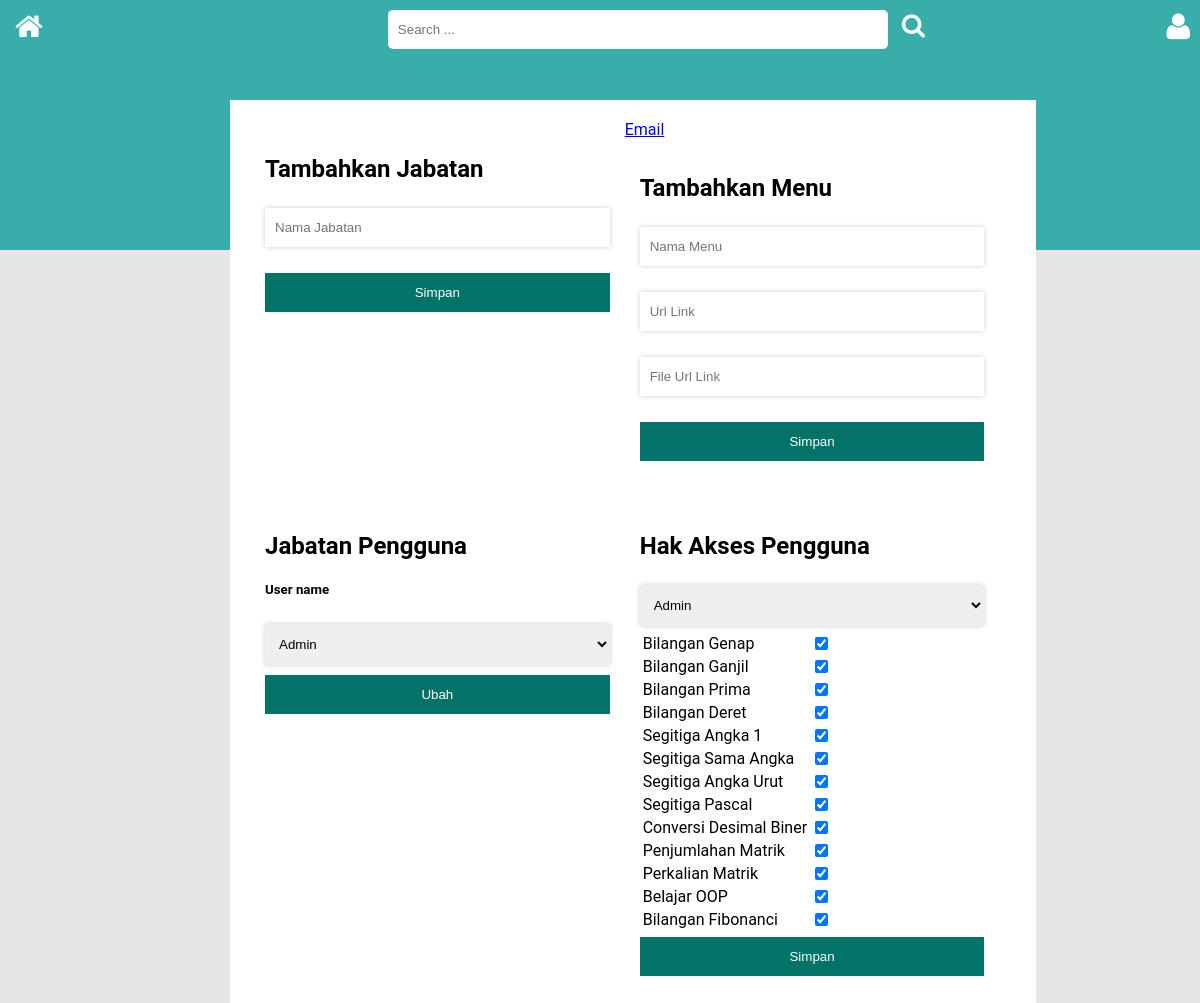
/admin/pengaturan.php (signed in), run on the app's committed database.
### tables this page shows
CREATE TABLE `pengguna` (
  `id_pengguna` int(100) NOT NULL,
  `no_ktp` varchar(100) NOT NULL,
  `nama_lengkap` varchar(100) NOT NULL,
  `jenis_kelamin` varchar(100) NOT NULL,
  `tempat_lahir` varchar(100) NOT NULL,
  `tanggal_lahir` date NOT NULL,
  `alamat` varchar(100) NOT NULL,
  `no_telepon` varchar(100) NOT NULL,
  `email` varchar(100) NOT NULL,
  `status` varchar(100) NOT NULL,
  `username` varchar(100) NOT NULL,
  `password` varchar(100) NOT NULL,
  `foto` varchar(100) NOT NULL
);

CREATE TABLE `menu_bar` (
  `id_menu` int(100) NOT NULL,
  `nama_menu` varchar(100) NOT NULL,
  `url` varchar(100) NOT NULL,
  `fileurl` varchar(100) NOT NULL
);

### admin/pengaturan.php (the view, shortened to what this page needs)
<?php
if (empty($_SESSION['id_pengguna'])) {
	header('location:../index.php');
}else{
?>
<!DOCTYPE html>
<html>
<head>
	<link href="..\css\style-admin.css" rel="stylesheet" type="text/css">
	<link href="..\css\font-awesome.css" rel="stylesheet" type="text/css">
</head>
<body>
<?php include"menu.php";?>
<div id="content-main">
<div id="content-matrik">
<div class="header-sub-content-matrik">
		<a href="index.php?halaman=email">Email</a>
	<div class="control-panel-file">
		<h2>Tambahkan Jabatan</h2>
		<form action="proses-insert-jabatan.php" method="POST">
		<p><input class="input-matrik" type="text" name="namajabatan" placeholder="Nama Jabatan" required="required"></p>
		<input class="btn-submit green" type="submit" name="submit" value="Simpan">
		</form>
	</div>
	<div class="control-panel-file">
		<h2>Tambahkan Menu</h2>
		<form action="proses-insert-menu-bar.php" method="POST">
		<p><input class="input-matrik" type="text" name="namamenu" placeholder="Nama Menu" required="required"></p>
		<p><input class="input-matrik" type="text" name="url" placeholder="Url Link" required="required"></p>
		<p><input class="input-matrik" type="text" name="fileurl" placeholder="File Url Link" required="required"></p>
		<input class="btn-submit green" type="submit" name="submit" value="Simpan">
		</form>
	</div>
	<div class="control-panel-file">
		<h2>Jabatan Pengguna</h2>
		<form action="proses-insert-jabatan-pengguna.php" method="POST">
			<?php
				$id_session=$_SESSION['id_pengguna'];
				$query_session_admin=mysql_query("select * from pengguna where id_pengguna=$id_session");
				$fetch_array_session=mysql_fetch_array($query_session_admin);
			?>
			<h5><?php echo $fetch_array_session['nama_lengkap'];?></h5>
			<select class="input-matrik" name="jabatan">
				<?php
					$sql_query_jabatan=mysql_query("SELECT * FROM jabatan") or die (mysql_error());
					while($data_jabatan=mysql_fetch_array($sql_query_jabatan)){
				?>
					<option value="<?php echo $data_jabatan['id_jabatan'];?>">
						<?php echo $data_jabatan['nama_jabatan'];?>
					</option>
				<?php } ?>
			</select>
			<input class="btn-submit green" type="submit" name="submit" value="Ubah">
		</form>
	</div>
	<div class="control-panel-file">
		<h2>Hak Akses Pengguna</h2>
		<form action="proses-insert-hak-akses.php" method="POST" enctype="multipart/form-data">
			<table>
			<select class="input-matrik" name="jabatan">
				<?php
					$sql_query_jabatan_hap=mysql_query("SELECT * FROM jabatan") or die (mysql_error());
					while($data_jabatan_hap=mysql_fetch_array($sql_query_jabatan_hap)){
				?>
					<option value="<?php echo $data_jabatan_hap['id_jabatan'];?>">
						<?php echo $data_jabatan_hap['nama_jabatan'];?>
					</option>
				<?php } ?>
			</select>
			<?php
				$sql_query_hap=mysql_query("SELECT * FROM menu_bar") or die (mysql_error());
				while($data_menu_checked=mysql_fetch_array($sql_query_hap)){
			?>
				<tr>
					<td>
						<?php echo $data_menu_checked['nama_menu'];?>
					</td>
					<td>
						<input type="checkbox" name="menu[]" value="<?php echo $data_menu_checked['id_menu'];?>" checked>
					</td>
				</tr>
			<?php
				}
			?>
			</table>
			<input class="btn-submit green" type="submit" name="submit" value="Simpan">
		</form>
	</div>
</div>
</div>
</body>
</html>
<?php } ?>

### css/style-admin.css (style rules this page uses)
body { margin: 0px; background-color:#cccccc7d; font-family:Roboto, 'Segoe UI', Tahoma, sans-serif; }
#content-main { width: 83%; position: absolute; }
#content-matrik { margin-left:230px; margin-right:auto; margin-top:-150px; margin-bottom:auto; left:0; right:250; top:100; bottom:0; }
.header-sub-content-matrik { width:100%; background-color: #ffff; padding: 20px; float: left; }
input[type=text] { padding:12px 10px; }
select { padding:12px 10px; border: none; box-sizing: border-box; box-shadow: 0px 0px 5px #ccc; }
.input-matrik { width:100%; margin: 5px 0px; border: none; box-sizing: border-box; box-shadow: 0px 0px 5px #ccc; }
.btn-submit { width: 100%; margin:5px 0px ; padding:12px 0px; border: none; transition: all 0.3s ease; }
.green { background-color:#037368; color: #fff; }
.control-panel-file { width: 45%; float: left; padding: 15px; }

### data on the page
pengguna: nama_lengkap "User name"
menu_bar: nama_menu "Bilangan Genap"
menu_bar: nama_menu "Bilangan Ganjil"
menu_bar: nama_menu "Bilangan Prima"
menu_bar: nama_menu "Bilangan Deret"
menu_bar: nama_menu "Segitiga Angka 1"
menu_bar: nama_menu "Segitiga Sama Angka"
menu_bar: nama_menu "Segitiga Angka Urut"
menu_bar: nama_menu "Segitiga Pascal"
menu_bar: nama_menu "Conversi Desimal Biner"
menu_bar: nama_menu "Penjumlahan Matrik"
menu_bar: nama_menu "Perkalian Matrik"
menu_bar: nama_menu "Belajar OOP"
menu_bar: nama_menu "Bilangan Fibonanci"

### other printed values
form field jabatan "Admin"
